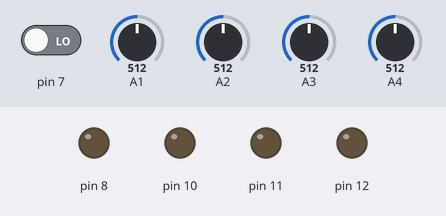
A sketch run on a simulated Arduino Uno, built with avr-gcc and run on an emulated ATmega328P. Shown: output pins drawn as LEDs (lit = HIGH). The test bench sets the inputs (shaded band); at power-on: A1 = 512, A2 = 512, A3 = 512, pin 7 LOW, A4 = 512. What the sketch prints to the serial monitor is not drawn.

Above: at 1.2 s.
1.3 s: A1 set to 358
At 6.1 s:
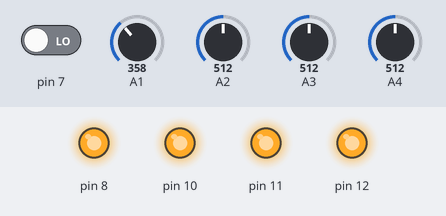
6.7 s: A1 set to 334
At 11.1 s:
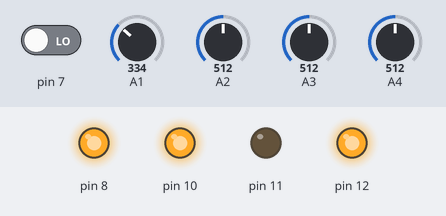
11.9 s: A2 set to 361
16.8 s: A2 set to 327
At 21.9 s:
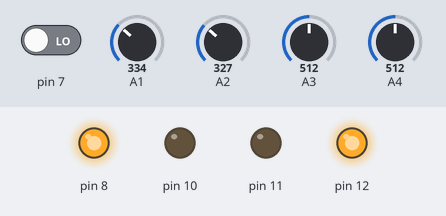
22.2 s: A3 set to 353
27.1 s: A3 set to 329
At 31.5 s:
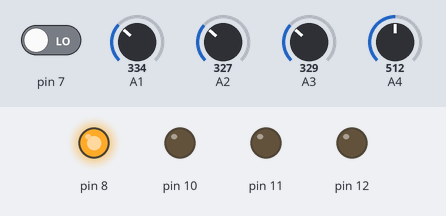
Timing chart, 0 to 33.0 s (numbered marks = the images above; inputs shaded):
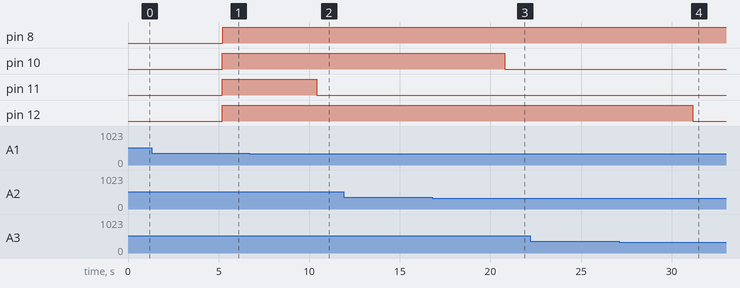

Measured:
- the behaviour switches between 343 and 342 on A1 (found by bisection; images 1 and 2)
- the behaviour switches between 343 and 342 on A2 (found by bisection; images 2 and 3)
- the behaviour switches between 343 and 342 on A3 (found by bisection; images 3 and 4)
- after the input at 6.7 s, pin 11: HIGH → LOW after 3.7 s
- after the input at 11.9 s, every drawn part: stays the same
- after the input at 16.8 s, pin 10: HIGH → LOW after 4.0 s
- after the input at 22.2 s, every drawn part: stays the same
- after the input at 27.1 s, pin 12: HIGH → LOW after 4.1 s

The sketch:

IR.ino
```cpp
int analogPin = 3;     // potentiometer wiper (middle terminal) connected to analog pin 3
                      // outside leads to ground and +5V
int val1[100] = {0};
int val2[100] = {0};
int val3[100] = {0};
int val4[100] = {0};// variable to store the value read
int distance =0;
int b, c,d,e,f;
void setup(){
  pinMode(7, INPUT);
  pinMode(8, OUTPUT);
  pinMode(12, OUTPUT);
  pinMode(10, OUTPUT);
  pinMode(11, OUTPUT);
  Serial.begin(9600);          //  setup serial
}

int countOccurrences(int arr[], int x)
{ //https://www.geeksforgeeks.org/count-number-of-occurrences-or-frequency-in-a-sorted-array/
    int res = 0;
    for (int i=0; i<100; i++)
        if ((x-1 <= arr[i]) && (x+1 >= arr[i]))
          res++;
    return res;
}

int dist(int x){
  return((1924.8*pow(x,-0.719))-20);
}

void loop(){   // read the input pin
  int val5 = digitalRead(7);
  //Serial.println(val5);
  if(1 == 1){
    for(int i = 0; i<100; i++){
      val1[i] = dist(analogRead(1));
      val2[i] = dist(analogRead(2));
      val3[i] = dist(analogRead(3));
      val4[i] = dist(analogRead(4));
      Serial.println(val4[i]);
      delay(50);
    }
  }
  if (countOccurrences(val1,10) <50){
      Serial.println("Bin 1 needs attention");
      digitalWrite(11,HIGH);
    }
    else{
      digitalWrite(11 ,LOW);
    }
  if (countOccurrences(val2,10) <50){
      Serial.println("Bin 2 needs attention");
      digitalWrite(10,HIGH);
    }
    else{
      digitalWrite(10,LOW);
    }
    if (countOccurrences(val3,10) <50){
      Serial.println("Bin 3 needs attention");
      digitalWrite(12,HIGH);
    }
    else{
      digitalWrite(12,LOW);
    }
    if (countOccurrences(val4,13) <50){
      Serial.println("Bin 4 needs attention");
      digitalWrite(8,HIGH);
    }
    else{
      digitalWrite(8,LOW);
    }
}
```
